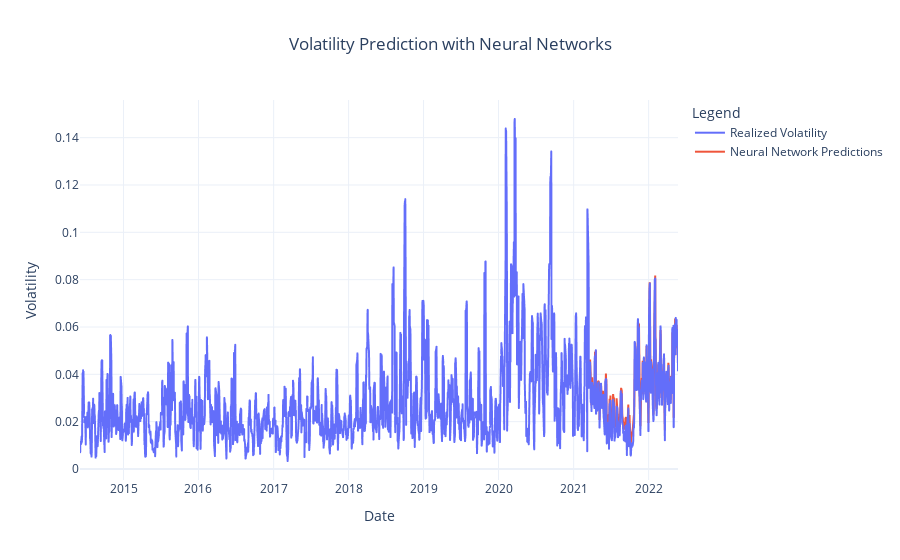

The notebook cell saved with this chart:
### Code cell
nn_forecast_df = DL_predict / 100
nn_forecast_df.columns = ['Preds']
fig = px.line(realized_vol / 100, template='plotly_white', labels={'value':'Volatility'}, title='Volatility Prediction with Neural Networks')
fig.for_each_trace(lambda t: t.update(name = newnames[t.name],
                                      legendgroup = newnames[t.name],
                                      hovertemplate = t.hovertemplate.replace(t.name, newnames[t.name])
                                     )
                  )
fig.add_trace(go.Scatter(x=nn_forecast_df.index, y=nn_forecast_df['Preds'], mode='lines', name='Neural Network Predictions'))
fig.update_layout(
    title_x=0.5,
    legend_title="Legend"
)
fig.show()

### Figure 1 — Plotly figure (JSON) as saved in the notebook; plotly's stock layout.template omitted (floating-point values rounded to 4 significant figures; data arrays with more than 128 entries replaced by an {"elided": "..."} marker saying what was removed)
{"data": [{"hovertemplate": "variable=Realized Volatility<br>Date=%{x}<br>Volatility=%{y}<extra></extra>", "legendgroup": "Realized Volatility", "line": {"color": "#636efa", "dash": "solid"}, "marker": {"symbol": "circle"}, "mode": "lines", "name": "Realized Volatility", "showlegend": true, "type": "scattergl", "x": {"elided": "2010 str values"}, "xaxis": "x", "y": {"elided": "2010 float values"}, "yaxis": "y"}, {"mode": "lines", "name": "Neural Network Predictions", "type": "scatter", "x": {"elided": "300 str values"}, "y": {"elided": "300 float values"}}], "layout": {"legend": {"title": {"text": "Legend"}, "tracegroupgap": 0}, "title": {"text": "Volatility Prediction with Neural Networks", "x": 0.5}, "xaxis": {"anchor": "y", "domain": [0, 1], "title": {"text": "Date"}}, "yaxis": {"anchor": "x", "domain": [0, 1], "title": {"text": "Volatility"}}}}
